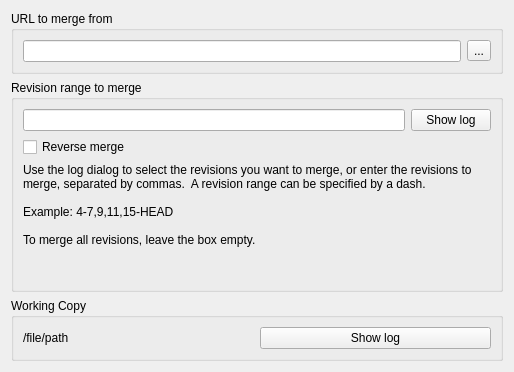
<?xml version="1.0" encoding="UTF-8"?>
<ui version="4.0">
 <class>MergeRevisionWizardPage</class>
 <widget class="QWizardPage" name="MergeRevisionWizardPage">
  <property name="geometry">
   <rect>
    <x>0</x>
    <y>0</y>
    <width>514</width>
    <height>372</height>
   </rect>
  </property>
  <property name="minimumSize">
   <size>
    <width>0</width>
    <height>372</height>
   </size>
  </property>
  <property name="maximumSize">
   <size>
    <width>16777215</width>
    <height>372</height>
   </size>
  </property>
  <property name="windowTitle">
   <string>Merge Revision Wizard Page</string>
  </property>
  <layout class="QGridLayout" name="gridLayout">
   <item row="0" column="0">
    <widget class="QGroupBox" name="groupBox">
     <property name="title">
      <string>URL to merge from</string>
     </property>
     <layout class="QHBoxLayout" name="horizontalLayout_3">
      <item>
       <widget class="QLineEdit" name="uiUrlTXT"/>
      </item>
      <item>
       <widget class="QToolButton" name="uiUrlBTN">
        <property name="text">
         <string>...</string>
        </property>
       </widget>
      </item>
     </layout>
    </widget>
   </item>
   <item row="1" column="0">
    <widget class="QGroupBox" name="groupBox_2">
     <property name="title">
      <string>Revision range to merge</string>
     </property>
     <layout class="QVBoxLayout" name="verticalLayout">
      <item>
       <layout class="QHBoxLayout" name="horizontalLayout_2">
        <item>
         <widget class="QLineEdit" name="uiRevisionsTXT"/>
        </item>
        <item>
         <widget class="QPushButton" name="uiUrlLogBTN">
          <property name="text">
           <string>Show log</string>
          </property>
         </widget>
        </item>
       </layout>
      </item>
      <item>
       <widget class="QCheckBox" name="uiReverseCHK">
        <property name="text">
         <string>Reverse merge</string>
        </property>
       </widget>
      </item>
      <item>
       <widget class="QLabel" name="label">
        <property name="text">
         <string>Use the log dialog to select the revisions you want to merge, or enter the revisions to merge, separated by commas.  A revision range can be specified by a dash.

Example: 4-7,9,11,15-HEAD

To merge all revisions, leave the box empty.</string>
        </property>
        <property name="wordWrap">
         <bool>true</bool>
        </property>
       </widget>
      </item>
      <item>
       <spacer name="verticalSpacer">
        <property name="orientation">
         <enum>Qt::Vertical</enum>
        </property>
        <property name="sizeHint" stdset="0">
         <size>
          <width>20</width>
          <height>40</height>
         </size>
        </property>
       </spacer>
      </item>
     </layout>
    </widget>
   </item>
   <item row="2" column="0">
    <widget class="QGroupBox" name="groupBox_3">
     <property name="title">
      <string>Working Copy</string>
     </property>
     <layout class="QHBoxLayout" name="horizontalLayout">
      <item>
       <widget class="QLabel" name="uiFilepathLBL">
        <property name="text">
         <string>/file/path</string>
        </property>
       </widget>
      </item>
      <item>
       <widget class="QPushButton" name="uiWorkingLogBTN">
        <property name="text">
         <string>Show log</string>
        </property>
       </widget>
      </item>
     </layout>
    </widget>
   </item>
  </layout>
 </widget>
 <resources/>
 <connections/>
</ui>
